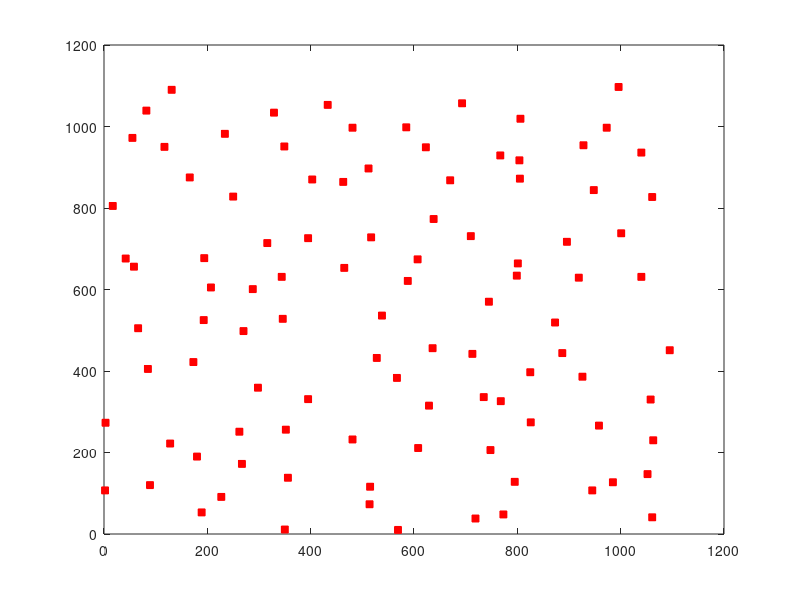

Reproduce this figure in MATLAB.
clc
clear all
close all
t = 0;
for i=1:10
    for j = 1:10
        x(i,j) = floor(110*rand+t);
        y(i,j) = floor(110*rand+t);
    end
    t = t+110;
end
X = reshape(x',1,100);
Y = reshape(y,1,100);
ini_energy = 10*randi([1 , 3],1,100);
nodes = [X;Y;ini_energy];
plot(X,Y,'LineStyle','none','marker' , 's','MarkerSize',5,...
    'MarkerEdgeColor','r',...
    'MarkerFaceColor','r');
